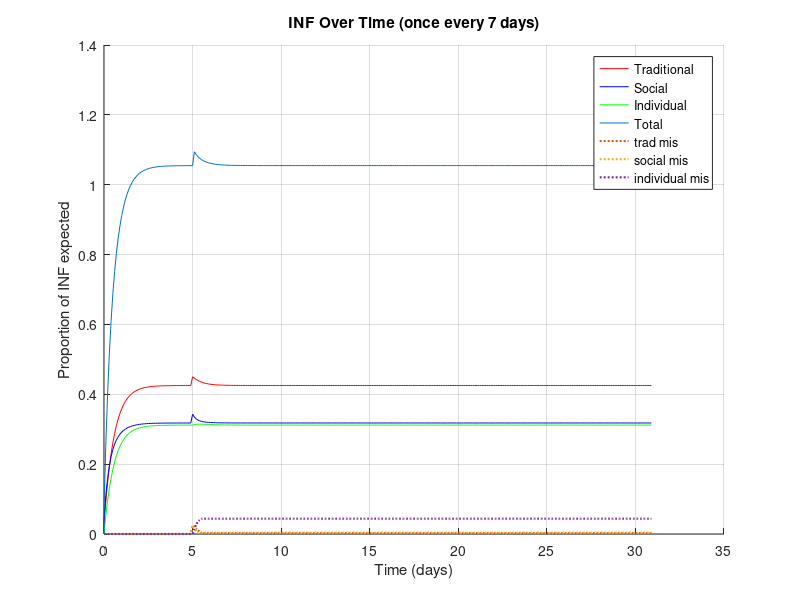

Recreate this plot in MATLAB.
%%%%%%%%%%%%%%%%% DISTRIBUTIONS %%%%%%%%%%%%%%%%%%%%%%%%
x = 0:.1:15;
basic = x;
traddist = normpdf(x, 5, 1);

s1 = normpdf(x, 3, .5);
s2 = normpdf(x, 7, .5);
scombined = s1+s2;
socialdist = scombined / trapz(x,scombined);
%3aa united individuals
inddist = normpdf(x, 5.5, 1);

%3ab split individuals
%p1 = normpdf(x, 6, 1);
%p2 = normpdf(x, 4, 1);
%combined = p1+p2;
%inddist = combined / trapz(x, combined);

%%%%%%%%%%%%%%%% END DISTRIBUTIONS %%%%%%%%%%%%%%%%%%%%%

misinfdist = normpdf(x, 9, 0.0000001);
BETA = 0.00000020205;

%%%%%%%%%%%%%%%%%%%%%%%%%%%%%%%%%%% GENERATION %%%%%%%%%%%%%%%%%%%%%%%%%%%%%
months = 1;
days = months * 30;
t = (days+1)*10; %(days * 10) 
step_size = 0.1;  % Step size
total_length = round(t / step_size);

pts = 0.576;  % Some constant
pst = 2.302;  % Some constant
pti = 0.329;  % Some constant
psi = 0.329;  % Some constant

klostrad = .657;
tradperc = .5;
klostsocial = 1.53;
socialperc = .3;
klostind = .153;
indperc = .15;


injecttime = 5;
injectamount = .05;

tradists = zeros(total_length, length(basic));
tradists(1, :) = traddist; 

socialdists = zeros(total_length, length(basic)); 
socialdists(1, :) = socialdist; 

inddists = zeros(total_length, length(basic));  
inddists(1, :) = inddist; 

totaldists = zeros(total_length, length(basic));  
totaldists(1, :) = traddist + socialdist + inddist;


x_axis = [0];  % Will store the days incremented by whole numbers

alltrad = [0.00001];  % Initialize traditional array
allsocial = [0.00001];  % Initialize social array
allindividual = [0.00001];  % Initialize individual array

mistrad = [0.000000001];
missocial = [0.00000001];
misindividual = [0.000000001];

indret = [0.00001];

current_x = 0;  % Current position in time
i = 1;  % Index for the arrays
total = [0];

kreti = .05003;
krettrad = kreti/3;
kretsoc = kreti/6;

tol = .005;  % Define a small tolerance

%%%%%%%%%%%%%%%%%%%%%%% GENERATION PARAMETERS %%%%%%%%%%%%%%%%%%%%%%%%%%%%%



% While loop for calculations
while current_x < t
    % Convert current time to days for x-axis
    if mod(i-1, (1/step_size)) == 0  % Every 100 steps, increment the day
        x_axis(end + 1) = (i-1) / (1/step_size);  % Increment day by 1
    end


    if i*step_size  == injecttime+.2
        disp("Inject")
        alltrad(i) = alltrad(i) + injectamount/2;
        allsocial(i) = allsocial(i) + injectamount/2;
        mistrad(i) = injectamount/2;
        missocial(i) = injectamount/2;
    end

    diffTS = alltrad(i) - allsocial(i);  % Difference between trad and social
    diffTI = alltrad(i) - allindividual(i);  % Difference between trad and individual
    diffIS = allindividual(i) - allsocial(i);  % Difference between individual and social

    % Temporary variables to store next values
    new_trad = alltrad(i);
    new_social = allsocial(i);
    new_individual = allindividual(i);
    
    newmistrad = mistrad(i);
    newmissocial = missocial(i);
    newmisindividual = misindividual(i);

    newtraddist = tradists(i, :);
    newsocialdist = socialdists(i, :);
    newinddist = inddists(i, :);

    if mod((i*step_size), 12*30) == 0 % @ 12 months
        scale = trapz(x, totaldists(i,:)) * BETA;

        newtraddist = tradists(i, :) + scale * misinfdist(1, :)/2 ;
        newsocialdist = socialdists(i,:) + scale * misinfdist(1, :)/2;

        new_trad = new_trad + BETA * total(i)/2;
        new_social = new_social + BETA * total(i)/2;

    end
    
    % Update for traditional vs social
    if diffTS > 0
        changeT =  (pts * diffTS) * step_size + (klostrad * tradperc - klostrad * new_trad) * step_size;
    
        changeFromFlow = (pts * diffTS) * step_size / alltrad(i);
        changeTfromGrowth = (klostrad * tradperc - klostrad * new_trad) * step_size / alltrad(i);
        changeS = (pts * diffTS) * step_size + (klostsocial * socialperc - klostsocial * new_social) * step_size;
        changeSfromGrowth = (klostsocial * socialperc - klostsocial * new_social) * step_size / allsocial(i);

        if abs(newmistrad) > tol
            newmistrad = newmistrad - changeFromFlow * mistrad(i);
            newmissocial = newmissocial + changeFromFlow * mistrad(i);
        end
        

        newtraddist(1, :) = newtraddist(1, :) - changeFromFlow * tradists(i,:) + changeTfromGrowth * tradists(i,:);
        newsocialdist(1, :) = newsocialdist(1, :) + changeFromFlow * tradists(i, :) + changeSfromGrowth * socialdists(i, :);

        new_trad = new_trad - (pts * diffTS) * step_size + (klostrad * tradperc - klostrad * new_trad) * step_size;
        new_social = new_social + (pts * diffTS) * step_size + (klostsocial * socialperc - klostsocial * new_social) * step_size;

    elseif diffTS < 0
        changeT = (pst * -diffTS) * step_size + (klostrad * tradperc - klostrad * new_trad) * step_size;
        changeS =  (pst * -diffTS) * step_size + (klostsocial * socialperc -klostsocial * new_social) * step_size;

        changeFromFlow = (pst * -diffTS) / allsocial(i);
        changeTfromGrowth = (klostrad * tradperc - klostrad * new_trad) * step_size / alltrad(i);
        changeSfromGrowth = (klostsocial * socialperc -klostsocial * new_social) * step_size / allsocial(i);
        
        if abs(newmissocial) > tol
            newmistrad = newmistrad + changeFromFlow*allsocial(i);
            newmissocial = newmissocial - changeFromFlow*allsocial(i);
        end

        newtraddist(1, :) = newtraddist(1, :) + changeFromFlow*socialdists(i, :) + changeTfromGrowth * tradists(i, :);
        newsocialdist(1, :) =newsocialdist(1, :) - changeFromFlow*socialdists(i, :) + changeSfromGrowth * socialdists(i, :);

        new_trad = new_trad + (pst * -diffTS) * step_size + (klostrad * tradperc - klostrad * new_trad) * step_size;
        new_social = new_social - (pst * -diffTS) * step_size + (klostsocial * socialperc -klostsocial * new_social) * step_size;

    elseif diffTS == 0
        changeT = (klostrad * tradperc - klostrad * new_trad) * step_size / alltrad(i);
        changeS = (klostsocial * socialperc - klostsocial * new_social) * step_size / allsocial(i);

        newtraddist(1, :) = newtraddist(1, :) + (changeT)*tradists(i, :);
        newsocialdist(1, :) = newsocialdist(1, :) + (changeS)*socialdists(i, :);

        new_trad = new_trad + (klostrad * tradperc - klostrad * new_trad) * step_size;
        new_social = new_social + (klostsocial * socialperc - klostsocial * new_social) * step_size;
    end

    % Update for individual vs social

    if diffIS < 0
        changeI = (klostind * indperc - klostind * new_individual) * step_size / allindividual(i);
        changeS = (klostsocial * socialperc - klostsocial * new_social) * step_size / allsocial(i);
        changeFromFlow = (psi * -diffIS) / allsocial(i);
        
        if abs(newmissocial) > tol
            newmisindividual = newmisindividual + changeFromFlow * allsocial(i);
            newmissocial = newmissocial - changeFromFlow * allsocial(i);
        end

        newinddist(1, :) = newinddist(1, :) + changeFromFlow*socialdists(i, :) + changeI*(inddists(i,:));
        newsocialdist(1, :) = newsocialdist(1, :) - changeFromFlow*socialdists(i, :) + changeS*socialdists(i, :);

        new_individual = new_individual + (psi * -diffIS) * step_size + (klostind * indperc - klostind * new_individual) * step_size;
        new_social = new_social - (psi * -diffIS) * step_size + (klostsocial * socialperc - klostsocial * new_social) * step_size;
    elseif diffIS == 0
        changeI = (klostind * indperc - klostind * new_individual) * step_size / allindividual(i);
        changeS = (klostsocial * socialperc - klostsocial * new_social) * step_size / allsocial(i);

        newinddist(1, :) = newinddist(1, :) + (changeI)*inddists(i, :);
        newsocialdist(1, :) = newsocialdist(1, :) + (changeS)*socialdists(i, :); 

        new_individual = (klostind * indperc - klostind * new_individual) * step_size;
        new_social = (klostsocial * socialperc - klostsocial * new_social) * step_size;
    end
    
    % Update for traditional vs individual
    if diffTI > 0
        changeT =  (klostrad * tradperc -klostrad * new_trad) * step_size / alltrad(i);
        changeI =  (klostsocial * socialperc - klostsocial* new_individual) * step_size / allsocial(i);
        changeFromFlow = (pti * diffTI) * step_size / alltrad(i);

        newinddist(1, :) = newinddist(1, :) + changeFromFlow*tradists(i,:) + changeI*inddists(i,:);
        newtraddist(1, :) = newtraddist(1, :) - changeFromFlow*tradists(i,:) + changeT*tradists(i,:);
        
        if abs(newmistrad) > tol
            newmisindividual = newmisindividual + changeFromFlow * alltrad(i);
            newmistrad = newmistrad - changeFromFlow * alltrad(i);
        end

        new_trad = new_trad - (pti * diffTI) * step_size + (klostrad * tradperc -klostrad * new_trad) * step_size;
        new_individual = new_individual + (pti * diffTI) * step_size + (klostsocial * socialperc - klostsocial* new_individual) * step_size;
    elseif diffTI == 0
        changeI = (klostind * indperc - klostind * new_individual) * step_size / allindividual(i);
        changeT = (klostrad * tradperc - klostrad * new_trad) * step_size / alltrad(i);

        newinddist(1, :) = newinddist(1, :) + (changeI)*inddists(i, :);
        newtraddist(1, :) = newtraddist(1, :) + (changeT)*tradists(i, :);

        new_individual = (klostind * indperc - klostind * new_individual) * step_size;
        new_trad = (klostrad * tradperc - klostrad * new_trad) * step_size;
    end
    
   
    % Store the updated values in the arrays
    alltrad(i + 1) = new_trad;
    allsocial(i + 1) = new_social;
    allindividual(i + 1) = new_individual;
    total(i+1) = new_trad + new_social + new_individual;
    
    indret(i+1) = indret(i)+ (new_trad * krettrad + new_social * kretsoc + new_individual * kreti)*step_size;

    tradists(i+1, :) = newtraddist(1, :);
    socialdists(i+1, :) = newsocialdist(1, :);
    inddists(i+1, :) = newinddist(1, :);
    totaldists(i+1, :) = newtraddist(1, :) + newsocialdist(1, :) + newinddist(1, :);

    mistrad(i+1) = newmistrad;
    missocial(i+1) =  newmissocial;
    misindividual(i+1) = newmisindividual;
    % Update current time
    current_x = current_x + step_size;  % Increment time
    i = i + 1;  % Increment index
end

x_axis = x_axis * step_size;


% Plotting alltrad, allsocial, and allindividual vs x_axis
figure;
hold on;
plot(x_axis, alltrad(1:length(x_axis)), 'r', 'DisplayName', 'Traditional');
plot(x_axis, allsocial(1:length(x_axis)), 'b', 'DisplayName', 'Social');
plot(x_axis, allindividual(1:length(x_axis)), 'g', 'DisplayName', 'Individual');
plot(x_axis, total(1:length(x_axis)), 'DisplayName', 'Total');
plot(x_axis, mistrad(1:length(x_axis)), ':', 'LineWidth', 1.5, 'DisplayName', "trad mis");
plot(x_axis, missocial(1:length(x_axis)), ':', 'LineWidth', 1.5,'DisplayName', "social mis");
plot(x_axis, misindividual(1:length(x_axis)), ':', 'LineWidth', 1.5,'DisplayName', "individual mis");
hold off;

% Adding titles and labels
title('INF Over Time (once every 7 days)');
xlabel('Time (days)');
ylabel('Proportion of INF expected');
legend show;
grid on;